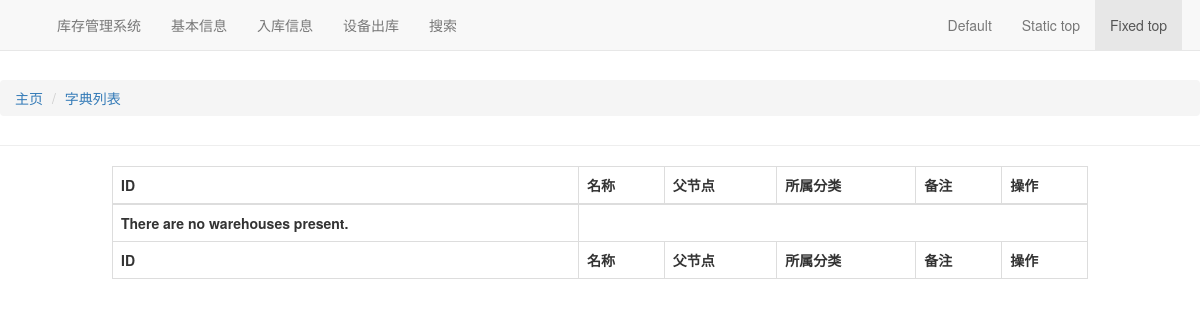
Before: /basic/wordbooks with the older database file.
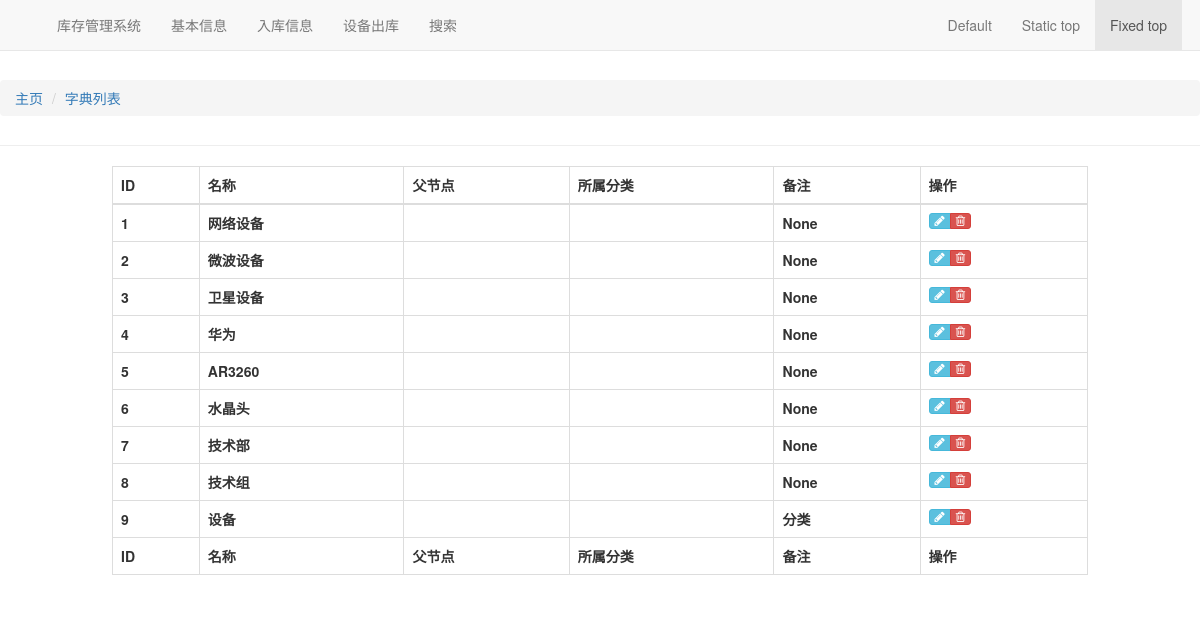
After: the same page with the newer database file.
### basic/models.py (models this page shows, shortened)
class CommonInfo(models.Model):
    check_choice = (
        (True, u'已审核'),
        (False, u'未审核'),
    )
    attach = models.FileField(upload_to='attachment/%Y/%m/%d',
                              verbose_name='附件',
                              blank=True,
                              null=True)
    check = models.BooleanField(default=False,
                                choices=check_choice,
                                verbose_name=u"是否审核")
    create_date = models.DateTimeField(blank=True,
                                       null=True,
                                       auto_now_add=True,
                                       verbose_name=u"创建时间")
    modify_date = models.DateTimeField(blank=True,
                                       null=True,
                                       auto_now=True,
                                       verbose_name=u"修改时间")
    description = models.CharField(max_length=100,
                                   blank=True,
                                   null=True,
                                   verbose_name=u"备注")
    class Meta:
        app_label = 'stock'
        abstract = True
        ordering = ['-modify_date']

class Wordbook(CommonInfo):
    name = models.CharField(max_length=30,
                            unique=True,
                            verbose_name=u"名称",
                            db_index=True)
    class Meta:
        verbose_name = u'字典表'
        verbose_name_plural = u'字典表'

### basic/views.py (the view)
# urls.py: path('wordbooks', WordbookList.as_view(), name='wordbooks'),
class WordbookList(ListView):
    model = Wordbook

### templates/basic/wordbook_list.html (shortened to what this page needs)
{% extends 'base.html' %}
{% block breadcrumb %}
<li id="orbit"><a href="{%url 'basic:wordbooks' %}">字典列表</a></li>
{% endblock %}
{% block maincontent %}
<div id="data" class="col-md-10 col-md-offset-1">
	<table id='dataTable' class='table table-bordered table-hover' cellspacing='0' width='100%'>
		<thead>
			<tr>
				<th>ID</th>
				<th>名称</th>
				<th>父节点</th>
				<th>所属分类</th>
				<th>备注</th>
				<th>操作</th>
			</tr>
		</thead>
		{% if object_list %}
		{% for w in object_list %}
		<tr>
			<th>{{ w.id }}</th>
			<th>{{ w.name }}</th>
			<th>{{ w.parent.name }}</th>
			<th>
			</th>
			<th>{{ w.description }}</th>
			<th>
				<div class="hidden-sm hidden-xs btn-group">
					<a class="btn btn-xs btn-info" href="{% url 'basic:edit_wordbook' w.id %}">
						<i class="ace-icon fa fa-pencil bigger-120"></i>
					</a>
					<a class="btn btn-xs btn-danger" href="{% url 'basic:delete_wordbook' w.id %}">
						<i class="ace-icon fa fa-trash-o bigger-120"></i>
					</a>
				</div>
			</th>
		</tr>
		{% endfor %}
		{% else %}
		<tr>
			<th><strong>There are no warehouses present.</strong></th>
		</tr>
		{% endif %}
		<tfoot>
			<tr>
				<th>ID</th>
				<th>名称</th>
				<th>父节点</th>
				<th>所属分类</th>
				<th>备注</th>
				<th>操作</th>
			</tr>
		</tfoot>
	</table>
</div>
{% endblock %}

### templates/base.html (shortened to what this page needs)
<!DOCTYPE HTML PUBLIC "-//W3C//DTD HTML 4.01 Transitional//EN" "http://www.w3.org/TR/html4/loose.dtd">
{% load staticfiles %}
<html>
<head>
    {% load bootstrap3 %}
    {% bootstrap_css %}
    <link href="{% static 'css/bootstrap.min.css'%}" rel="stylesheet" />
    <link href="{% static 'css/font-awesome.min.css'%}" rel="stylesheet" />
</head>
<body>
    <nav class="navbar navbar-default navbar-fixed-top">
        <div class="container">
            <div class="navbar-header">
                <a href="/main.html" class="navbar-brand">
                </a>
            </div>
            <div id="navbar" class="navbar-collapse collapse">
                <ul class="nav navbar-nav">
                    <li class="dropdown">
                        <a href="#" id="lifecycle" class="dropdown-toggle" data-toggle="dropdown" role="button"
                            aria-haspopup="true" aria-expanded="false">
                            <span class="menu-text"> 库存管理系统 </span>
                        </a>
                    </li>
                    <li class="dropdown">
                        <a href="#" id="basicInfo" class="dropdown-toggle" data-toggle="dropdown" role="button"
                            aria-haspopup="true" aria-expanded="false">
                             <span class="menu-text"> 基本信息 </span>
                        </a>
                    </li>
                    <li id="stockInsInfo">
                        <a href="#" id="basicInfo" class="dropdown-toggle" data-toggle="dropdown" role="button"
                            aria-haspopup="true" aria-expanded="false">
                             <span class="menu-text"> 入库信息 </span>
                        </a>
                    </li>
                    <li class="dropdown">
                        <a href="#" class="dropdown-toggle" data-toggle="dropdown" role="button" aria-haspopup="true"
                            aria-expanded="false"> <span class="menu-text">
                                设备出库 </span> <b class="arrow icon-angle-down"></b>
                        </a>
                    </li>
                    <li id="search">
                        <a href="/stocks/search.html"><span class="menu-text"> 搜索 </span></a>
                    </li>
                </ul>
                <ul class="nav navbar-nav navbar-right">
                    <li><a href="../navbar/">Default</a></li>
                    <li><a href="../navbar-static-top/">Static top</a></li>
                    <li class="active"><a href="./">Fixed top <span class="sr-only">(current)</span></a></li>
                </ul>
            </div>
        </div>
    </nav>
    <div class="main-container" id="main-container">
        <div class="main-container-inner">
            <div class="main-content">
                <div class="page-content">
                    <br /><br />
                    <div class="page-header">
                        <ol id="breadcrumb" class="breadcrumb">
                            <li id="home"><a href="/stocks/main.html">主页</a></li>
                            {% block breadcrumb %}{% endblock %}
                        </ol>
                    </div>
                    <div class="row">
                        <div class="col-xs-12">
                            {% block maincontent %}{% endblock %}
                        </div>
                    </div>
                </div>
            </div>
        </div>
    </div>
</body>
</html>

Changed rows visible on the page:
added Wordbook: id "1", name "网络设备", description "None"
added Wordbook: id "2", name "微波设备", description "None"
added Wordbook: id "3", name "卫星设备", description "None"
added Wordbook: id "4", name "华为", description "None"
added Wordbook: id "5", name "AR3260", description "None"
added Wordbook: id "6", name "水晶头", description "None"
added Wordbook: id "7", name "技术部", description "None"
added Wordbook: id "8", name "技术组", description "None"
added Wordbook: id "9", name "设备", description "分类"
Other visible differences:
text no longer shown: "There are no warehouses present."
